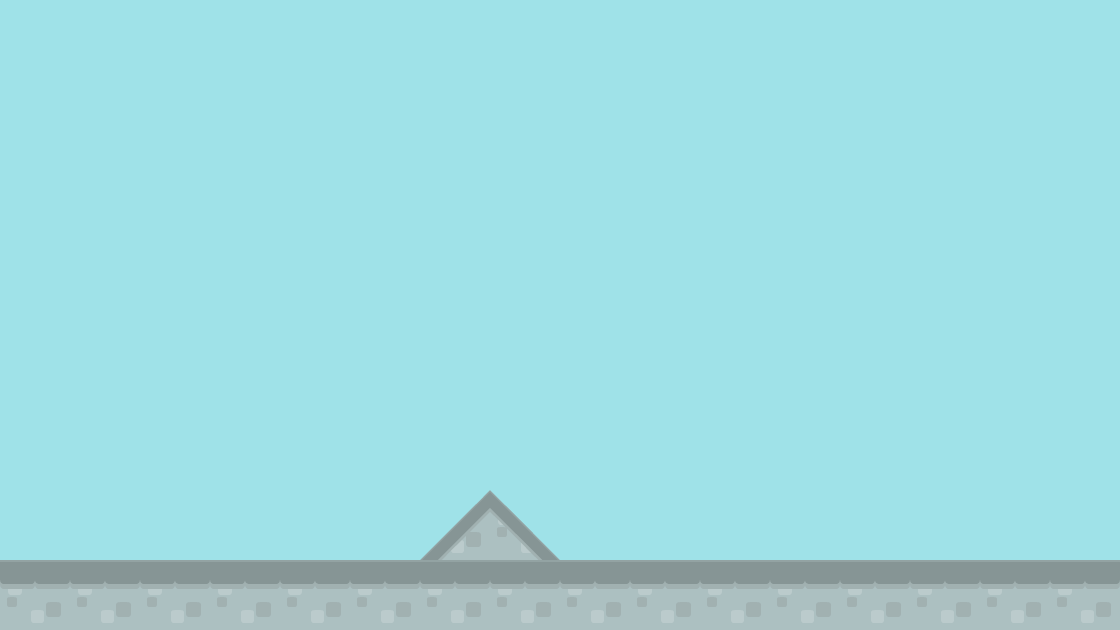

A 2D game scene composited from a Tiled map and its tileset images. What follows is a short description and the map's XML, with each tile layer's data collapsed to a summary:
An orthogonal 16x9 tile map with 70x70 px tiles, 2 tile layers (background1, collision), 2 tilesets and 2 objects (EnemyBase, PlayerBase).

<map version="1.0" orientation="orthogonal" renderorder="right-down" width="16" height="9" tilewidth="70" tileheight="70" backgroundcolor="#9fe2e8">
 <tileset firstgid="1" name="background-tiles" tilewidth="70" tileheight="70">
  <image source="../img/background-tiles.png" width="910" height="910" />
 </tileset>
 <tileset firstgid="170" name="meta-tiles" tilewidth="70" tileheight="70">
  <image source="../img/meta-tiles.png" width="350" height="70" />
  <tile id="1">
   <properties>
    <property name="type" value="lslope" />
   </properties>
  </tile>
  <tile id="3">
   <properties>
    <property name="type" value="rslope" />
   </properties>
  </tile>
  <tile id="4">
   <properties>
    <property name="type" value="solid" />
   </properties>
  </tile>
 </tileset>
 <layer name="background1" width="16" height="9">
  <data>[144 cells, 18 non-empty, 3 distinct tile ids]</data>
 </layer>
 <layer name="collision" width="16" height="9" opacity="0">
  <data>[144 cells, 18 non-empty, 3 distinct tile ids]</data>
 </layer>
 <objectgroup name="BaseEntities" opacity="0.99">
  <object name="EnemyBase" x="976" y="414" width="70" height="144" />
  <object name="PlayerBase" x="142" y="422" width="62" height="138" />
 </objectgroup>
</map>
